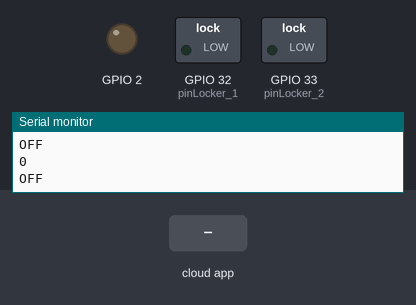
Recording of a sketch running on a simulated ESP8266 (NodeMCU). On the bench: switched loads named in the sketch (green lamp = pin HIGH), output pins drawn as LEDs (lit = HIGH), the last lines printed to the serial monitor. The test bench sets the inputs (shaded band). WiFi joins after 1.5 s; servers stay silent unless stated; the Firebase database answers and starts empty.

Above: at 2.7 s.
2.8 s: the phone or cloud app sets status to 1
At 3.6 s:
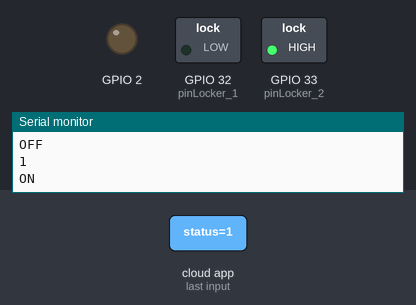
4.3 s: the phone or cloud app sets status to 1
At 5.1 s:
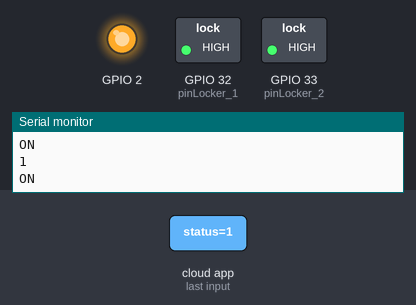
7.5 s: the phone or cloud app sets status to 0
At 8.3 s:
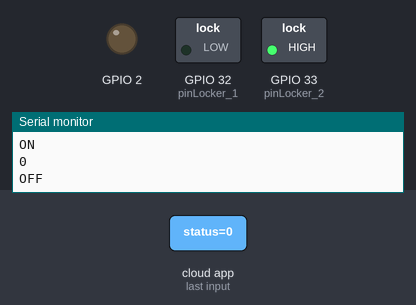
Timing chart, 0 to 10.5 s (numbered marks = the images above; inputs shaded):
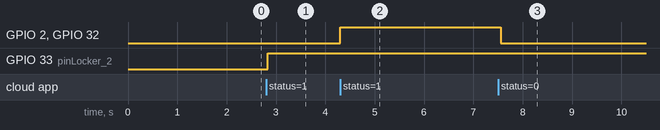

The sketch:

Arduino_ESP32.ino
```cpp
#include <Arduino.h>
#if defined(ESP32)
  #include <WiFi.h>
#elif defined(ESP8266)
  #include <ESP8266WiFi.h>
#endif

// Firebase Library
#include <Firebase_ESP_Client.h>

//Provide the token generation process info.
#include "addons/TokenHelper.h"
//Provide the RTDB payload printing info and other helper functions.
#include "addons/RTDBHelper.h"

// Insert your network credentials
#define WIFI_SSID "p"
#define WIFI_PASSWORD "12345678"

#define pinLocker_1 32
#define pinLocker_2 33

// Insert Firebase project API Key
#define API_KEY "AIzaSyDEGTZFAiPJlZLqGXunyGbbvz3ggyFTFTU"

// Insert RTDB URLefine the RTDB URL */
#define DATABASE_URL "https://lokerkufirebase-default-rtdb.asia-southeast1.firebasedatabase.app/"

// RFID Library
#include <SPI.h>
#include <MFRC522.h>

#define SS_PIN  5  // ESP32 pin GIOP5
#define RST_PIN 13   // ESP32 pin GIOP27

// RFID
MFRC522 rfid(SS_PIN, RST_PIN);

//Define Firebase Data object
FirebaseData fbdo;

FirebaseAuth auth;
FirebaseConfig config;

unsigned long sendDataPrevMillis = 0;
int intValue;
float floatValue;
bool signupOK = false;

void setup() {
  Serial.begin(115200);

  // Set The pinMode
  pinMode(pinLocker_1, OUTPUT); // loker 1
  pinMode(pinLocker_2, OUTPUT); // loker 2

  // D2 LED
  pinMode(2, OUTPUT);

  // WiFi Connection
  WiFi.begin(WIFI_SSID, WIFI_PASSWORD);
  Serial.print("Connecting to Wi-Fi");
  while (WiFi.status() != WL_CONNECTED) {
    Serial.print(".");
    delay(300);
  }
  Serial.println();
  Serial.print("Connected with IP: ");
  Serial.println(WiFi.localIP());
  Serial.println();

  /* Assign the api key (required) */
  config.api_key = API_KEY;

  /* Assign the RTDB URL (required) */
  config.database_url = DATABASE_URL;

  /* Sign up */
  if (Firebase.signUp(&config, &auth, "", "")) {
    Serial.println("ok");
    signupOK = true;
  }
  else {
    Serial.printf("%s\n", config.signer.signupError.message.c_str());
  }

  /* Assign the callback function for the long running token generation task */
  config.token_status_callback = tokenStatusCallback; //see addons/TokenHelper.h

  Firebase.begin(&config, &auth);
  Firebase.reconnectWiFi(true);

  SPI.begin(); // init SPI bus
  rfid.PCD_Init(); // init MFRC522
}

int prevIntValue = -1;
int prevIntValue2 = -1;

void loop() {
  // Firebase
  if (Firebase.ready() && signupOK) {

    // Locker 1
    if (Firebase.RTDB.getInt(&fbdo, "/Loker/loker_1/status")) {
      if (fbdo.dataType() == "int") {
        intValue = fbdo.intData();
        if (intValue != prevIntValue) {
          prevIntValue = intValue;
          Serial.println(intValue);

          // LED
          if (intValue == 1) {
            digitalWrite(pinLocker_1, HIGH);
            digitalWrite(2, HIGH);

            Serial.println("ON");
          }
          else {
            digitalWrite(pinLocker_1, LOW);
            digitalWrite(2, LOW);
            Serial.println("OFF");
          }
        }
      }
    }
    else {
      Serial.println(fbdo.errorReason());
    }

    // Locker 2
    if (Firebase.RTDB.getInt(&fbdo, "/Loker/loker_2/status")) {
      if (fbdo.dataType() == "int") {
        intValue = fbdo.intData();
        if (intValue != prevIntValue2) {
          prevIntValue2 = intValue;
          Serial.println(intValue);

          // LED
          if (intValue == 1) {
            digitalWrite(pinLocker_2, HIGH);
            Serial.println("ON");
          }
          else {
            digitalWrite(pinLocker_2, LOW);
            Serial.println("OFF");
          }
        }
      }
    }
    else {
      Serial.println(fbdo.errorReason());
    }
  }

  // RFID
  if (rfid.PICC_IsNewCardPresent()) { // new tag is available
    if (rfid.PICC_ReadCardSerial()) { // NUID has been readed
      MFRC522::PICC_Type piccType = rfid.PICC_GetType(rfid.uid.sak);
      Serial.print("RFID/NFC Tag Type: ");
      Serial.println(rfid.PICC_GetTypeName(piccType));

      // print UID in Serial Monitor in the hex format
      Serial.print("UID:");
      String UID = "";
      for (int i = 0; i < rfid.uid.size; i++) {
        Serial.print(rfid.uid.uidByte[i] < 0x10 ? " 0" : " ");
        Serial.print(rfid.uid.uidByte[i], HEX);
        UID += rfid.uid.uidByte[i], HEX;
        // rfid.uid.

      }

      if (UID.equals("671211557")){
         digitalWrite(pinLocker_2, HIGH);
         delay(2000);
         digitalWrite(pinLocker_2, LOW);

        Serial.print("Loker 2 Terbuka");
      }
      if (UID.equals("21516015096")){
         digitalWrite(pinLocker_1, HIGH);
         delay(2000);
         digitalWrite(pinLocker_1, LOW);

        Serial.print("Loker 1 Terbuka");
      }

      rfid.PICC_HaltA(); // halt PICC
      rfid.PCD_StopCrypto1(); // stop encryption on PCD
    }
  }
}
```

Measured:
- after the input at 2.8 s, GPIO 33 (pinLocker_2): LOW → HIGH at once
- after the input at 4.3 s, GPIO 2, GPIO 32 (pinLocker_1): LOW → HIGH at once
- after the input at 7.5 s, GPIO 2, GPIO 32 (pinLocker_1): HIGH → LOW after 0.06 s
